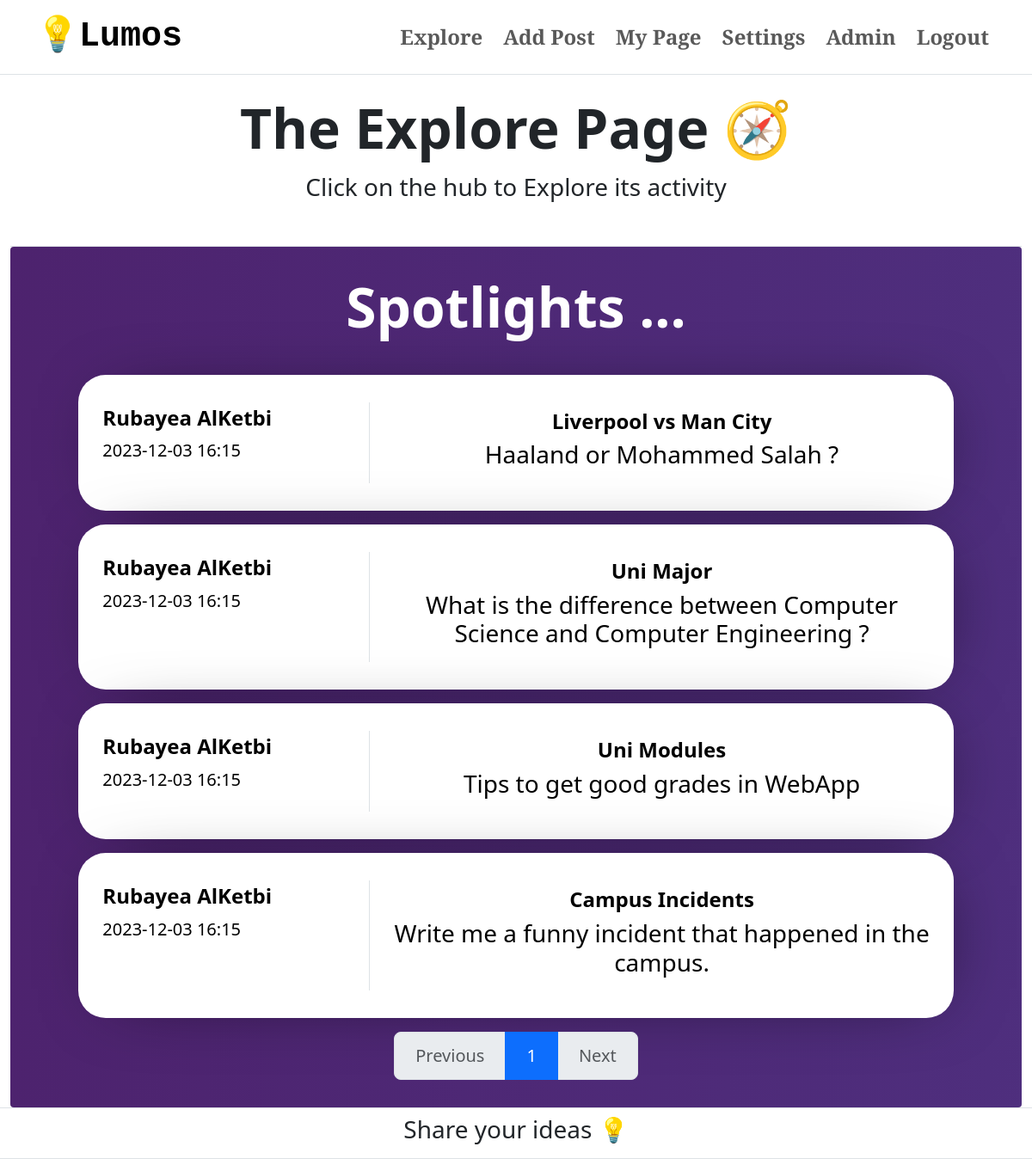
The page /explore (signed in) on the database as committed earlier.
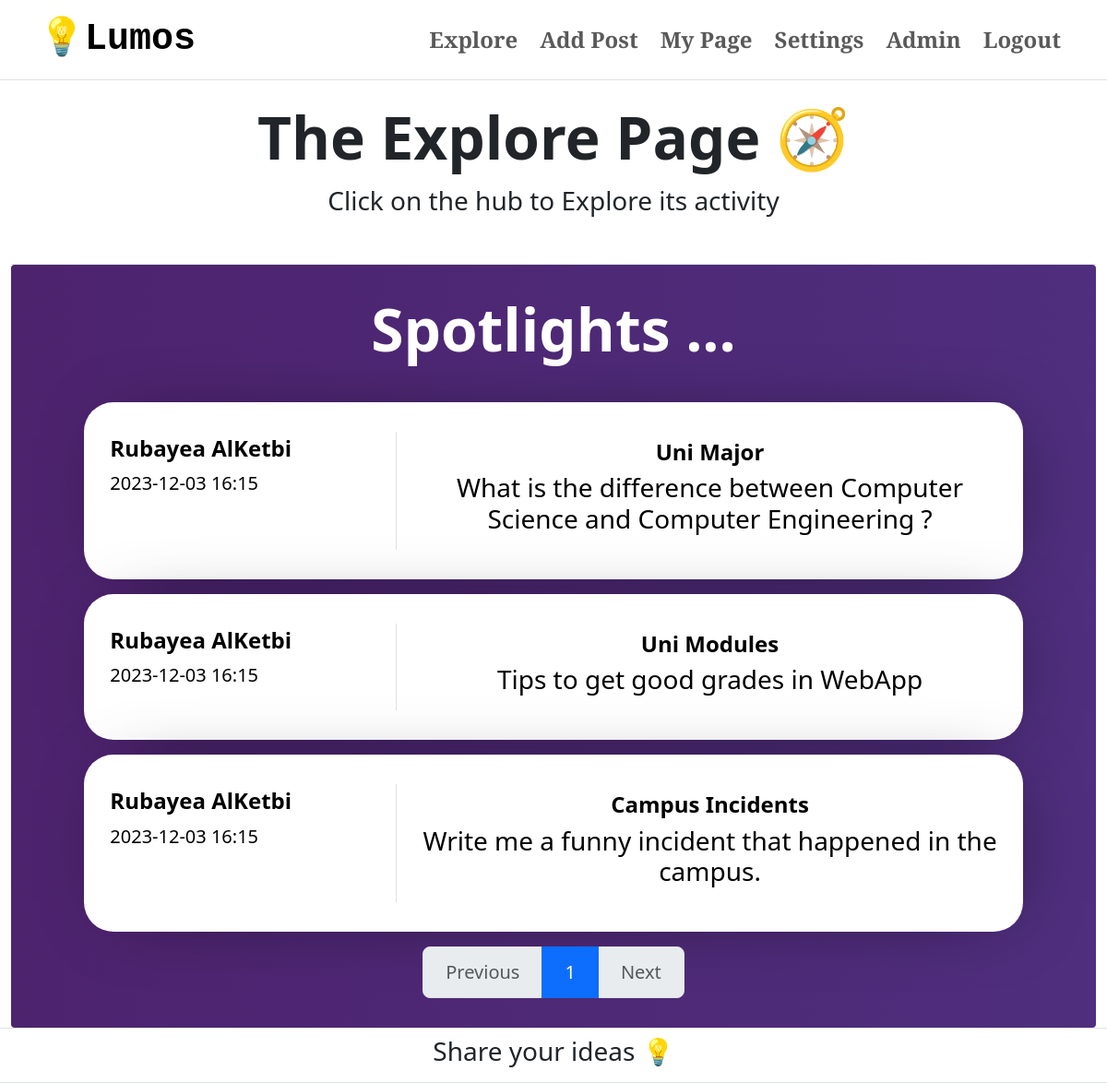
The same page on the database as committed later.
### app/models.py (models this page shows, shortened)
class User(db.Model, UserMixin):
    id = db.Column(db.Integer, primary_key=True)
    name = db.Column(db.String(100), nullable=False)
    email = db.Column(db.String(100), unique=True, nullable=False)
    passwordHashed = db.Column(db.String(100), nullable=False)
    username = db.Column(db.String(20), unique=True, nullable=False)
    biography = db.Column(db.Text, nullable=True)
    avatar = db.Column(db.String(), nullable=True)
    posts = db.relationship('Post', backref='user', lazy=True)
    @property
    def password(self):
        raise AttributeError('password: write-only field , not readable')

class Post(db.Model):
    id = db.Column(db.Integer, primary_key=True)
    title = db.Column(db.String(100), nullable=False)
    caption = db.Column(db.Text, nullable=False)
    publish_date = db.Column(db.DateTime, default=datetime.utcnow())
    author_id = db.Column(db.Integer, db.ForeignKey('user.id'), nullable=False)
    tags = db.relationship('Tag', secondary='post_tag', backref=db.backref('posts', lazy='dynamic'))

### app/views.py (the view)
@app.route('/explore', methods=['GET', 'POST'])
@login_required
def explore():
    userCache = {}
    page = request.args.get('page', 1, type=int)
    posts = Post.query.order_by(Post.publish_date.desc()).paginate(page=page, per_page=4)
    for post in posts.items:
        if post.author_id in userCache:
            authorName = userCache[post.author_id]
        else:
            author = User.query.filter_by(id=post.author_id).first()
            userCache[post.author_id] = author.name
    return render_template("explore.html", posts = posts.items , userCache = userCache, paginationPost = posts)

### app/views.py (called while the page is built)
@login_manager.user_loader
def load_user(id):
    return User.query.get(int(id))

### app/templates/explore.html (shortened to what this page needs)
{%extends "home.html"%}
{%block content%}
    <div class="container-fluid border-top h-full">
        <div class="container-fluid border-bottom">
            <div class="row">
                <h1 class="display-3  fw-bold pt-4 p-6 text-center">The Explore Page 🧭</h1>
            </div>
            <div class="row pb-3 mb-3">
                <p class="fs-3 fw-light text-center">Click on the hub to Explore its activity</p>
            </div>
        </div>
        <div class="container-fluid rounded-1 border-left movingGrade d-grid", style="width:100%; padding:1rem;">
            <h1 class="display-3 fw-bold p-3 m-6 text-center text-white">Spotlights ...</h1>
            <div class="row d-flex justify-content-center align-items-center p-3 gap-3">
                {% for post in posts %}
                <div class="col-md-11 growContainer">
                    <a href="{{ url_for('post', post_id=post.id) }}" style="text-decoration:none; color:black;">
                    <div class="container normalContainer" id="{{ post.id }}">
                        <div class="row">
                            <div class="col-md-4 border-end">
                                <h4 class="fw-bold px-3 py-1">{{ userCache[post.author_id] }}</h4>
                                <h5 class="fw-light px-3">{{ post.publish_date.strftime('%Y-%m-%d %H:%M') }}</h5>
                            </div>
                            <div class="col-md-8 py-2">
                                <h4 class="fw-bold text-center">{{ post.title }}</h4>
                                <h3 class="fw-light text-center">{{ post.caption }}</h3>
                            </div>
                        </div>
                    </div>
                </a>
                </div>
                {% endfor %}
            </div>
            <nav aria-label="Page navigation py-3">
                <ul class="pagination justify-content-center pagination-lg">
                    <li class="page-item {% if not paginationPost.has_prev %}disabled{% endif %}">
                        <a class="page-link" href="{% if paginationPost.has_prev %}{{ url_for('explore', page=paginationPost.prev_num) }}{% else %}#{% endif %}">Previous</a>
                    </li>
                    {% for page_num in paginationPost.iter_pages() %}
                        {% if paginationPost.page == page_num %}
                            <li class="page-item active"><span class="page-link">{{ page_num }}</span></li>
                        {% else %}
                            <li class="page-item"><a href="{{ url_for('explore', page=page_num) }}" class="page-link">{{ page_num }}</a></li>
                        {% endif %}
                    {% endfor %}
                    <li class="page-item {% if not paginationPost.has_next %}disabled{% endif %}">
                        <a class="page-link" href="{% if paginationPost.has_next %}{{ url_for('explore', page=paginationPost.next_num) }}{% else %}#{% endif %}">Next</a>
                    </li>
                </ul>
            </nav>
        </div>
    </div>
    <nav class="navbar border-top border-bottom">
        <div class="d-flex justify-content-center align-items-center w-100">
            <h3 class="fw-light"> Share your ideas 💡</h3>
        </div>
    </nav>
{%endblock content%}

### app/templates/home.html (shortened to what this page needs)
<!DOCTYPE html>
<html lang="en">
<head>
    <link rel="stylesheet" href="{{ url_for('static', filename='CSS/style.css') }}">
    <link href="https://cdn.jsdelivr.net/npm/bootstrap@5.3.2/dist/css/bootstrap.min.css"
      rel="stylesheet"
>
      <link href="https://cdnjs.cloudflare.com/ajax/libs/font-awesome/6.1.1/css/all.min.css" rel="stylesheet">
      <link rel="stylesheet" type="text.css" href="//cdnjs.cloudflare.com/ajax/libs/cookieconsent2/3.1.0/cookieconsent.min.css" />
</head>
<body>
  <div class="container-fluid">
    <nav class="navbar navbar-expand-lg" data-bs-theme="light">
        <div class="container">
          <a class="navbar-brand navTitle fs-1 fw-bold" href="{{url_for("home")}}">💡Lumos</a>
          <div class="collapse navbar-collapse" id="navbarNavDropdown">
            <ul class="navbar-nav ms-auto d-flex gap-2 fs-4 fw-bold">
            {% if current_user.is_authenticated %}
              <li class="nav-item">
                <a class="nav-link title" href="{{url_for("explore")}}">Explore</a>
              </li>
              <li class="nav-item">
                <a class="nav-link title" href="{{url_for("add_post")}}">Add Post</a>
              </li>
              <li class="nav-item">
                <a class="nav-link title" href="{{url_for("my_page")}}">My Page</a>
              </li>
              <li class="nav-item">
                <a class="nav-link title" href="{{url_for("userDash")}}">Settings</a>
              </li>
              {%if current_user.id == 1%}
              <li class="nav-item fs-4 ">
                <a class="nav-link title "href="{{url_for("admin")}}">Admin</a>
              </li>
              {%endif%}
              <li class="nav-item fs-4 ">
                <a class="nav-link title "href="{{url_for("logout")}}">Logout</a>
              </li>
            {% endif %}
            </ul>
          </div>
        </div>
      </nav>
  </div>
  {% block content %}
  {% endblock%}
</body>
</html>

### app/static/CSS/style.css (style rules this page uses)
:root { --black: #020100ff; --lapis-lazuli: #235789ff; --school-bus-yellow: #f1d302ff; --fire-engine-red: #c1292eff; --baby-powder: #fdfffcff; }
.navTitle { font-family: 'Courier New', Courier, monospace; font-size: large; text-size-adjust: 100%; }
.title { font-family: 'Josefin Slab', serif; }
.h-full { min-height: 100vh; }
.normalContainer { display: inline-flexbox; justify-content: center; align-items: center; margin: auto; padding: 2rem; border-radius: 2rem; background-color: white; max-width: 100%; max-height: 60%; -webkit-box-shadow: 9px 2px 83px -36px rgba(0,0,0,0.73); -moz-box-shadow: 9px 2px 83px -36px rgba(0,0,0,0.73); box-shadow: 9px 2px 83px -36px rgba(0,0,0,0.73); }
.movingGrade { display: flex; justify-content: center; align-items: center; width: 100%; height: 100%; background-image: linear-gradient( 90.6deg, rgba(77,34,109,1) -1%, rgba(90,142,253,1) 153.1% ); background-size: 600% 600%; animation: animateBackground 10s infinite linear; }
.growContainer { transition: transform .2s ease-in-out; }

Rows that differ between the two databases and show on the page:
removed Post: {{ userCache[post.author_id] }} "Rubayea AlKetbi", publish_date "2023-12-03 16:15", title "Liverpool vs Man City", caption "Haaland or Mohammed Salah ?"
